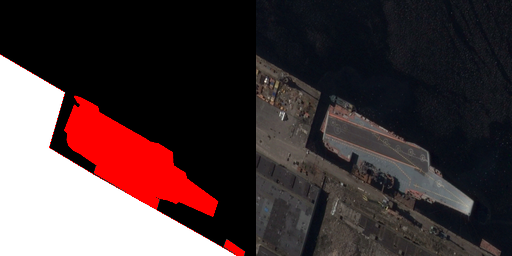
#> input picture data/HRSC2016/training/100000003.png, 512 x 256 px, found by its file name; its folder holds only this picture in this run
$ python extract_boats_from_png.py
#> lines starting #> are read from the running program, lines starting #| are printed output that depends on the picture; after the words box and inside, x2 and y2 are one past the last pixel; in counts of white or black regions, pixels touching at a corner belong together
#> further down, img is the input picture: PIL image 512x256 RGB; mean R, G, B 72.4, 56.9, 58.4
import os
from tqdm import tqdm
from PIL import Image
import numpy as np

pic_path = r"C:\Users\WhuLi\OneDrive\code\python\Remote-Sensing-Segmentation-Augmentation\data\HRSC2016\training\\"
output_path = r"C:\Users\WhuLi\OneDrive\code\python\Remote-Sensing-Segmentation-Augmentation\data\HRSC2016\boats\\"


def scan_file(file_dir, max_num=None):
    if max_num:
        count = 0
        files = []
        for roo, dirs, file in os.walk(file_dir):
            files.append(file)
            count += 1
            if count >= max_num:
                break
        return files[0][0:max_num]
    else:
        files = []
        for roo, dirs, file in os.walk(file_dir):
            files.append(file)
        return files[0]

def clean_pix(imga):
    img_array = np.array(imga)
    shape = img_array.shape
#> shape = (256, 512, 3)
    height = shape[0]
#> height = 256
    width = shape[1]
#> width = 512
    dst = np.zeros((height, width, 3))
    for h in range(0, height):
        for w in range(0, width):
            (b, g, r) = img_array[h, w]
            if np.linalg.norm(np.array([b, g, r])-np.array([255, 255, 255])) < 120:
                img_array[h, w] = (0, 0, 0)
            elif np.linalg.norm(np.array([b, g, r])-np.array([0, 0, 0])) < 120:
                pass
            else:
                img_array[h, w] = (255, 0, 0)
            dst[h, w] = img_array[h, w]
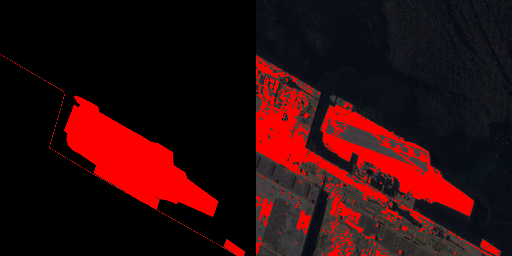
#> dst: shape (256, 512, 3) float64; mean R, G, B 47.1, 11.4, 13.2
    return Image.fromarray(np.uint8(dst))


def cut_img(img, x_1, x_2, y_1, y_2):
    return img.crop((x_1, y_1, x_2, y_2))


def cut_resize(img,  x_1, x_2, y_1, y_2, shape=256):
    img = img[0:shape][0:shape]
    boat_img = cut_img(img, x_1, x_2, y_1, y_2)
    return boat_img


if __name__ == "__main__":
    pics = scan_file(pic_path)
    for i in tqdm(range(len(pics))):

        img = Image.open(pic_path+pics[i])
        img = clean_pix(img)
        img.save(output_path+pics[i])

$ run again, on data/HRSC2016/training/100000647.png
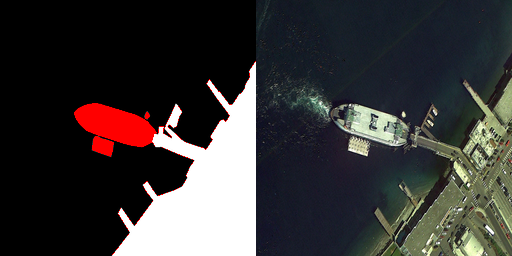
#> input picture data/HRSC2016/training/100000647.png, 512 x 256 px, found by its file name
#> img is the input picture: PIL image 512x256 RGB; mean R, G, B 57.5, 54.8, 54.8
#> after the loop in clean_pix, `for h in range(0, height):`:
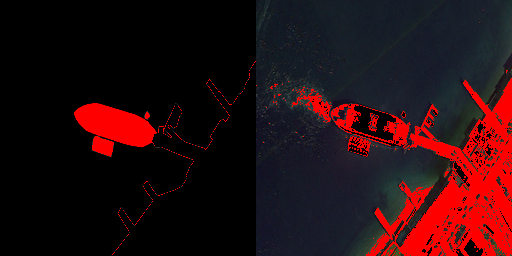
#> dst: shape (256, 512, 3) float64; mean R, G, B 40.3, 12.8, 16

$ run again, on data/HRSC2016/training/100000653.png
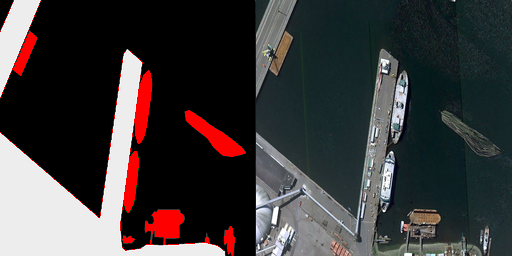
#> input picture data/HRSC2016/training/100000653.png, 512 x 256 px, found by its file name
#> img is the input picture: PIL image 512x256 RGB; mean R, G, B 61.6, 58.8, 59.4
#> after the loop in clean_pix, `for h in range(0, height):`:
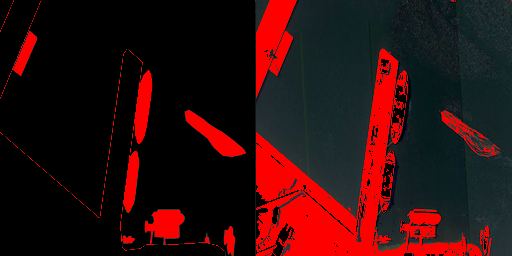
#> dst: shape (256, 512, 3) float64; mean R, G, B 47.7, 13.9, 14.6

$ run again, on data/HRSC2016/training/100000661.png
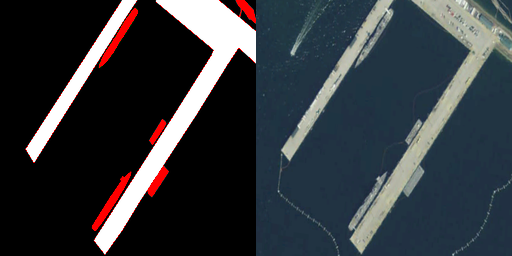
#> input picture data/HRSC2016/training/100000661.png, 512 x 256 px, found by its file name
#> img is the input picture: PIL image 512x256 RGB; mean R, G, B 50.8, 55.2, 60
#> after the loop in clean_pix, `for h in range(0, height):`:
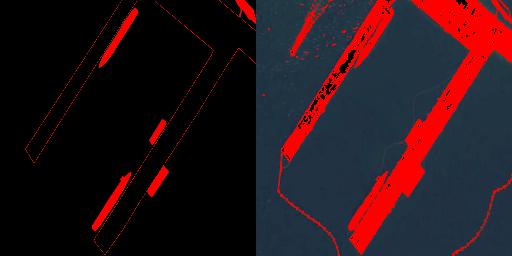
#> dst: shape (256, 512, 3) float64; mean R, G, B 40.7, 21, 26.9
#> after the loop in clean_pix, `for h in range(0, height):`:
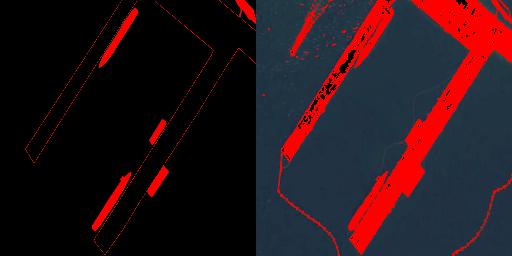
#> img_array: shape (256, 512, 3); 17.17% of pixels changed, all inside (x1, y1, x2, y2) = (26, 0, 512, 256)

$ run again, on data/HRSC2016/training/100000623.png
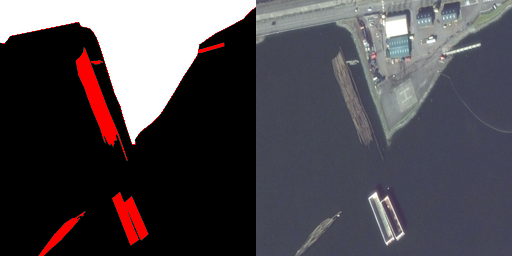
#> input picture data/HRSC2016/training/100000623.png, 512 x 256 px, found by its file name
#> img is the input picture: PIL image 512x256 RGB; mean R, G, B 77.9, 73.6, 78.9
#> after the loop in clean_pix, `for h in range(0, height):`:
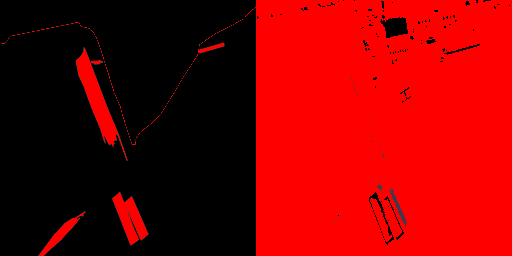
#> dst: shape (256, 512, 3) float64; mean R, G, B 130.9, 0.3, 0.3
